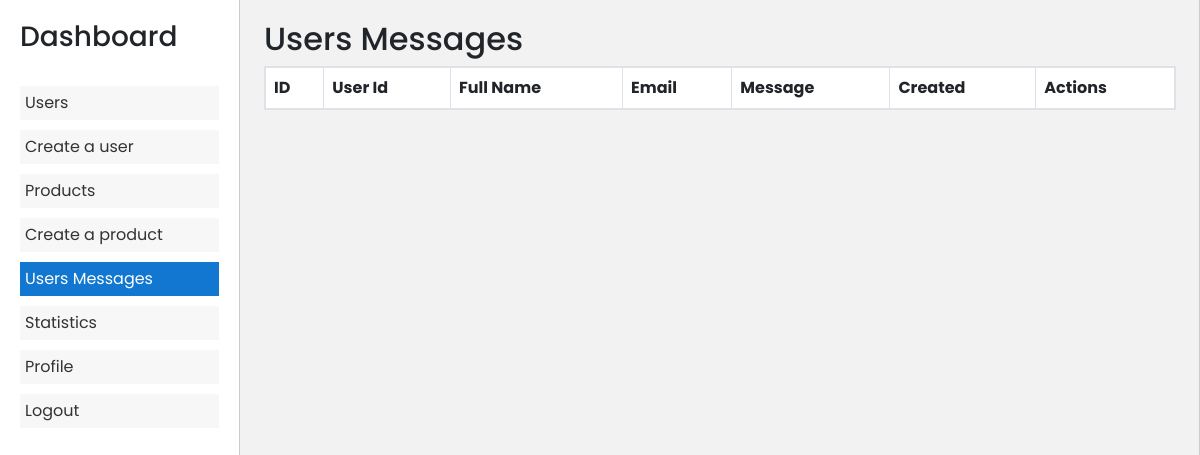
Before: /admin/dashboard.php?page=admin_messages_to_user (signed in) with the older database file.
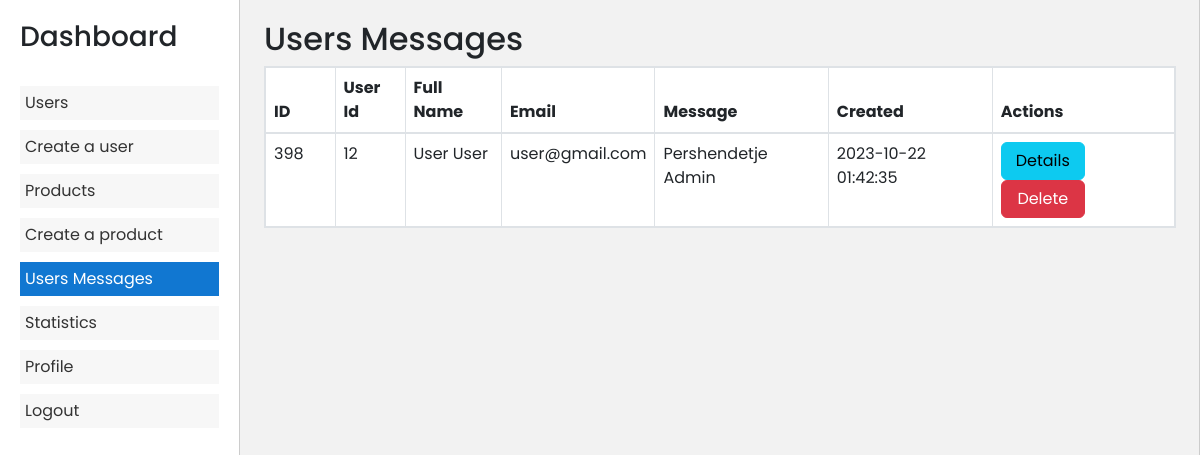
After: the same page with the newer database file.
### tables this page shows
CREATE TABLE IF NOT EXISTS `live_support` (
  `id` int NOT NULL AUTO_INCREMENT,
  `status` varchar(20)  NOT NULL,
  `user_id` int NOT NULL,
  `user_fullname` varchar(255)  NOT NULL,
  `user_email` varchar(255)  NOT NULL,
  `message` text  NOT NULL,
  `created_at` timestamp NULL DEFAULT CURRENT_TIMESTAMP,
  PRIMARY KEY (`id`)
);

### admin/admin_messages_to_user.php (the view, shortened to what this page needs)
<?php
if (isset($_SESSION["admin"])) {
    require "../validate/connect.php";
?>
    <!DOCTYPE html>
    <html lang="en">
    <head>
        <link href="https://cdn.jsdelivr.net/npm/bootstrap@5.3.0/dist/css/bootstrap.min.css" rel="stylesheet">
    </head>
    <body>
        <div class="container">
            <h2>Users Messages</h2>
            <table class="table table-bordered">
                <thead>
                    <tr>
                        <th>ID</th>
                        <th>User Id</th>
                        <th>Full Name</th>
                        <th>Email</th>
                        <th>Message</th>
                        <th>Created</th>
                        <th>Actions</th>
                    </tr>
                </thead>
                <tbody>
                    <?php
                    $sql = "SELECT ls.*
                    FROM live_support ls
                    INNER JOIN (
                        SELECT user_id, MAX(created_at) AS max_created_at
                        FROM live_support
                        GROUP BY user_id
                    ) latest_msg
                    ON ls.user_id = latest_msg.user_id
                    AND ls.created_at = latest_msg.max_created_at";
                    $result = mysqli_query($connect, $sql);
                    while ($row = mysqli_fetch_assoc($result)) {
                        echo '<tr>
                    <td style="width: 70px;">' . $row["id"] . '</td>
                    <td style="width: 70px;">' . $row["user_id"] . '</td>
                    <td>' . $row["user_fullname"] . '</td>
                    <td>' . $row["user_email"] . '</td>
                    <td>' . $row["message"] . '</td>
                    <td>' . $row["created_at"] . '</td>
                    <td>
                        <a href="?page=details_admin_messages_to_user&user_messages_id=' . $row["user_id"] . '" class="btn btn-width btn-info">Details</a>
                        <a href="delete_user_messages.php?user_messages_id=' . $row["user_id"] . '" class="btn btn-width btn-danger" onclick="return confirm(\'Are you sure you want to delete this chat?\')">Delete</a>
                    </td>
                </tr>';
                    }
                    ?>
                </tbody>
            </table>
        </div>
    </body>
    </html>
<?php
} else if (isset($_SESSION["user"])) {
    header("location:../index.php");
} else {
    header("Location: ../login.php");
}

Changed rows visible on the page:
added live_support: id "398", user "12", user_fullname "User User", user_email "user@gmail.com", message "Pershendetje Admin", created_at "2023-10-22 01:42:35"
